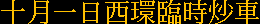

Reproduce this figure in Python.
#! python

import numpy as np
from bin_char import *

tstr = '十月一日西環臨時炒車'
spacing = 1
bstr = ()

for c in tstr:
    bstr +=tuple([np.zeros([24,spacing])])
    bstr +=tuple([bin_char(c)])
    bstr +=tuple([np.zeros([24,spacing])])
bstrmap = np.hstack(bstr)

from PIL import Image

# PIL accesses images in Cartesian co-ordinates, so it is Image[columns, rows]
img = Image.new( 'RGB', bstrmap.shape[::-1], "black") # create a new black image
pixels = img.load() # create the pixel map

for i in range(img.size[0]):    # for every col:
    for j in range(img.size[1]):    # For every row
        col = np.array([255,192,0])
        outp = bstrmap[j,i]*col
        pixels[i,j] = tuple(int(x) for x in outp) # set the colour accordingly
# img.show()
img.save("test.png")
